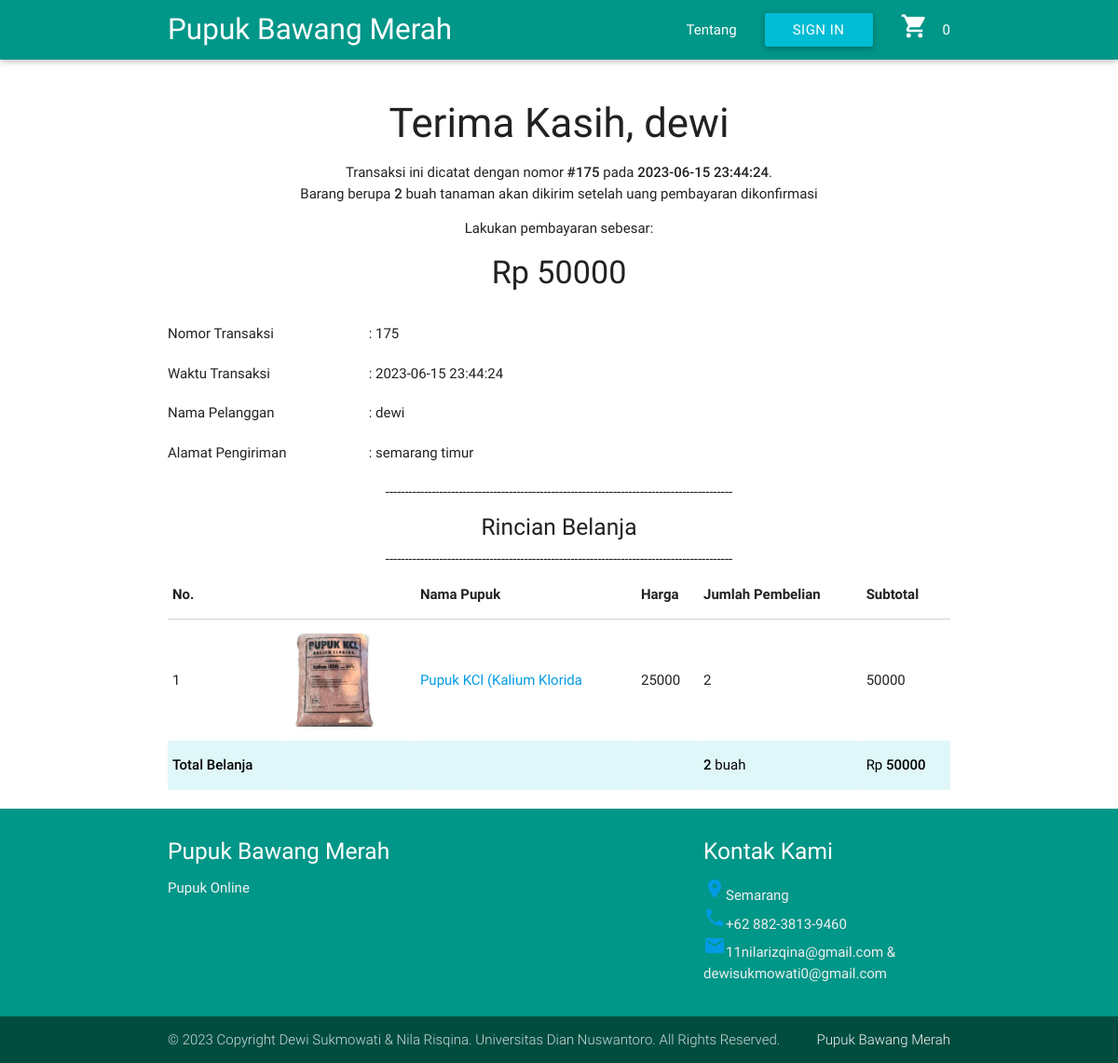
Page /konfirmasi.php?idtransaksi=175 on the committed database.
### tables this page shows
CREATE TABLE `customer` (
  `ID_customer` int(9) NOT NULL,
  `nama` varchar(50) NOT NULL,
  `alamat` varchar(250) NOT NULL,
  `notelfon` varchar(12) NOT NULL,
  `email` varchar(25) NOT NULL,
  `password` varchar(100) NOT NULL,
  `beli` int(20) NOT NULL DEFAULT 0
);

CREATE TABLE `transaksi` (
  `ID_Transaksi` int(9) NOT NULL,
  `Total_Biaya` bigint(20) NOT NULL,
  `Tanggal_transaksi` datetime NOT NULL DEFAULT current_timestamp(),
  `id_customer` int(11) NOT NULL,
  `Konfirmasi` tinyint(1) NOT NULL DEFAULT 0,
  `waktu_konfirmasi` datetime NOT NULL DEFAULT current_timestamp() ON UPDATE current_timestamp()
);

CREATE TABLE `detail_transaksi` (
  `transaksi_id` int(20) NOT NULL,
  `tanaman_id` int(20) NOT NULL,
  `jumlah_beli` int(20) NOT NULL
);

CREATE TABLE `tanaman` (
  `ID_Tanaman` int(11) NOT NULL,
  `Nama_Tanaman` varchar(25) NOT NULL,
  `Harga_Tanaman` bigint(20) NOT NULL,
  `Deskripsi_Tanaman` varchar(500) NOT NULL,
  `Jumlah_Stok` int(11) NOT NULL,
  `Jenis_Tanaman` varchar(50) NOT NULL,
  `Gambar` varchar(100) NOT NULL,
  `Berat` float DEFAULT NULL,
  `Iklim` varchar(50) DEFAULT NULL,
  `Ukuran_Tanaman` varchar(50) DEFAULT NULL,
  `Media_Tanam` varchar(50) DEFAULT NULL,
  `Ukuranpot` varchar(50) DEFAULT NULL,
  `Penyiraman` varchar(50) DEFAULT NULL,
  `Kebutuhan_Sinar` varchar(50) DEFAULT NULL,
  `Pemupukan` varchar(100) DEFAULT NULL,
  `Asal_Bibit` varchar(100) DEFAULT NULL,
  `Kondisi_Tanaman` varchar(60) DEFAULT NULL,
  `jumlah_beli` int(20) NOT NULL DEFAULT 0,
  `jumlah_lihat` int(20) NOT NULL DEFAULT 0
);

### konfirmasi.php (the view, shortened to what this page needs)
<!DOCTYPE html>
<html>
<head>
    <link type="text/css" rel="stylesheet" href="css/materialize.min.css" media="screen,projection" />
</head>
<body>
    <?php
    if(isset($_SESSION['admin'])){
    include 'headadmin.php';} else{
    include 'header.php';}
    include 'connect.php';
    $no=0;
    $id=$_GET['idtransaksi'];
    $nomor=$id;
    $transs=mysqli_query($connect,"select * from transaksi where ID_Transaksi='$id'");
    $trans = mysqli_fetch_assoc($transs);
    $idpelanggan=$trans['id_customer']; if(isset($_SESSION['user'])&&$idpelanggan!=$_SESSION['idcust']) echo "<script>document.location.href='forbid.php'</script>";
    $pelanggans=mysqli_query($connect,"select * from customer where ID_customer='$idpelanggan'");
    $pelanggan=mysqli_fetch_array($pelanggans);
    $detils=mysqli_query($connect,"Select sum(jumlah_beli) as jumlahs from detail_transaksi where transaksi_id='$id'");
    $detil=mysqli_fetch_assoc($detils);
    ?>
    <br>
        <div class="container">
             <h3 align="center">Terima Kasih, <?php echo $pelanggan['nama'];?></h3>
                        <p align="center">Transaksi ini dicatat dengan nomor <strong>#<?php echo $trans['ID_Transaksi']?></strong> pada <strong>
                            <?php echo $trans['Tanggal_transaksi']?></strong>.
                            <br>Barang berupa <strong>
                            <?php echo $detil['jumlahs']?> </strong> buah tanaman akan dikirim setelah uang pembayaran dikonfirmasi</p>
                        <p align="center"> Lakukan pembayaran sebesar:
                            <p>
                                <h4 align="center">Rp <?php echo $trans['Total_Biaya']?></h4>
            <br>
            <div class="row">
                <div class="col s3">
                    Nomor Transaksi
                </div>
                <div class="col s6">
                    :  <?php echo $trans['ID_Transaksi']?>
                </div>
            </div>
            <div class="row">
                <div class="col s3">
                    Waktu Transaksi
                </div>
                <div class="col s6">
                    :  <?php echo $trans['Tanggal_transaksi']?>
                </div>
            </div>
            <div class="row">
                <div class="col s3">
                    Nama Pelanggan
                </div>
                <div class="col s6">
                    :  <?php echo $pelanggan['nama']?>
                </div>
            </div>
            <div class="row">
                <div class="col s3">
                    Alamat Pengiriman
                </div>
                <div class="col s6">
                    :  <?php echo $pelanggan['alamat']?>
                </div>
            </div>
            <center>------------------------------------------------------------------------------------------<strong><h5>Rincian Belanja</h5></strong>------------------------------------------------------------------------------------------</center>
            <table>
                <thead>
                    <th>No.</th>
                    <th></th>
                    <th>Nama Pupuk</th>
                    <th>Harga</th>
                    <th>Jumlah Pembelian</th>
                    <th>Subtotal</th>
                </thead>
                <?php
            $jumlah=0;
            $total=0;
            $detail=mysqli_query($connect,"Select * from detail_transaksi where transaksi_id='$nomor'");
            while($ulang=mysqli_fetch_assoc($detail)){
            $no++;
            $idtanaman=$ulang['tanaman_id'];
            $query = mysqli_query($connect,"SELECT * FROM tanaman WHERE ID_Tanaman ='$idtanaman'");
            $tanaman = mysqli_fetch_array($query);?>
                    <tr>
                        <td>
                            <?php echo $no?>
                        </td>
                        <td>
                            <img class="materialboxed" data-caption="<?php echo $tanaman['Nama_Tanaman']?> - Rp <?php echo $tanaman['Harga_Tanaman']?>/pcs" width="100" src="image/<?php echo $tanaman['Gambar']?>">
                        </td>
                        <td>
                            <a href="tanaman.php?idtanaman=<?php echo $idtanaman ?>"><?php echo $tanaman['Nama_Tanaman']?></a>
                        </td>
                        <td>
                            <?php echo $tanaman['Harga_Tanaman']?>
                        </td>
                        <td>
                            <?php echo $ulang['jumlah_beli']?>
                        </td>
                        <td>
                            <?php echo ($tanaman['Harga_Tanaman']*$ulang['jumlah_beli'])?>
                        </td>
                    </tr>
                    <?php $total=$total+($tanaman['Harga_Tanaman']*$ulang['jumlah_beli']);
                    $jumlah=$jumlah+$ulang['jumlah_beli'];?>
                        <?php } ?>
                            <tr class="black-text cyan lighten-5">
                                <td><strong>Total Belanja</strong></td>
                                <td></td>
                                <td></td>
                                <td></td>
                                <td>
                                    <?php echo "<strong>$jumlah</strong>"?> buah </td>
                                <td>
                                    Rp
                                    <?php echo "<strong>$total</strong>"?>
                                </td>
                            </tr>
            </table>
        </div>
</body>
<?php include 'footer.php'?>
</html>

### rows in the picture
customer: nama "dewi", alamat "semarang timur"
transaksi: ID_Transaksi "175", Tanggal_transaksi "2023-06-15 23:44:24", Total_Biaya "50000"
detail_transaksi: tanaman.Gambar (picture), tanaman.Nama_Tanaman "Pupuk KCl (Kalium Klorida", tanaman.Harga_Tanaman "25000", jumlah_beli "2", $tanaman['Harga_Tanaman']*$ulang['jumlah_beli'] "50000"

### other values in the picture
$detil['jumlahs'] "2"
$jumlah "2"
$total "50000"
